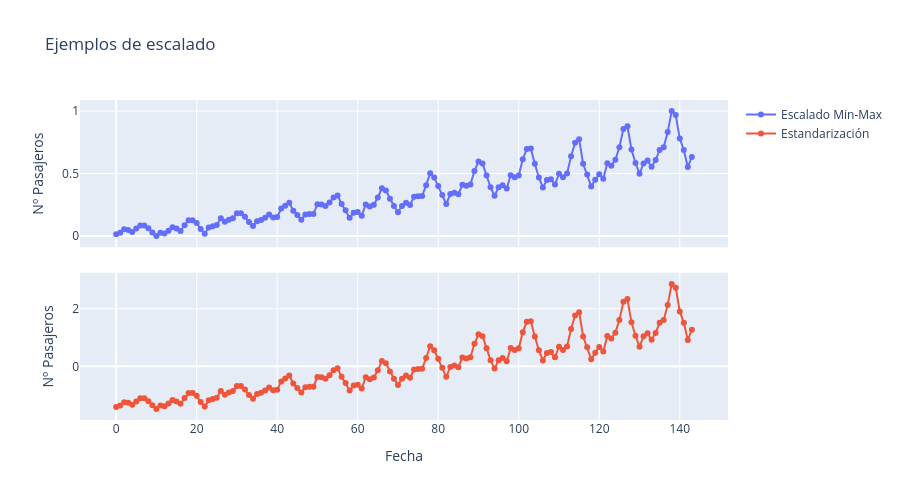

Source (notebook cell):
### Markdown cell above
# Escalado

### Code cell
minmax_scaler = MinMaxScaler()
starndard_scaler = StandardScaler()

df['Min-Max-NumeroPasajeros'] = minmax_scaler.fit_transform(df['NumerPasajeros'].values.reshape(-1,1))
df['Estandar-NumeroPasajeros'] = starndard_scaler.fit_transform(df['NumerPasajeros'].values.reshape(-1,1))

fig = make_subplots(rows=2, cols=1,
                    shared_xaxes=True,
                    vertical_spacing=0.08,
                    )

fig.add_trace(go.Scatter(y=df['Min-Max-NumeroPasajeros'], name="Escalado Min-Max", mode="markers+lines"),
              row=1, col=1)

fig.add_trace(go.Scatter(y=df['Estandar-NumeroPasajeros'], name="Estandarización", mode="markers+lines"),
              row=2, col=1)

fig.update_layout(height=500, width=900,
                  title_text="Ejemplos de escalado"
                  )

fig['layout']['xaxis2']['title']='Fecha'
fig['layout']['yaxis1']['title']='Nº Pasajeros'
fig['layout']['yaxis2']['title']='Nº Pasajeros'
fig.show()

### Figure 1 — Plotly figure (JSON) as saved in the notebook; plotly's stock layout.template omitted (floating-point values rounded to 4 significant figures; data arrays with more than 128 entries replaced by an {"elided": "..."} marker saying what was removed)
{"data": [{"mode": "markers+lines", "name": "Escalado Min-Max", "type": "scatter", "xaxis": "x", "y": {"elided": "144 float values"}, "yaxis": "y"}, {"mode": "markers+lines", "name": "Estandarización", "type": "scatter", "xaxis": "x2", "y": {"elided": "144 float values"}, "yaxis": "y2"}], "layout": {"height": 500, "title": {"text": "Ejemplos de escalado"}, "width": 900, "xaxis": {"anchor": "y", "domain": [0, 1], "matches": "x2", "showticklabels": false}, "xaxis2": {"anchor": "y2", "domain": [0, 1], "title": {"text": "Fecha"}}, "yaxis": {"anchor": "x", "domain": [0.54, 1], "title": {"text": "Nº Pasajeros"}}, "yaxis2": {"anchor": "x2", "domain": [0, 0.46], "title": {"text": "Nº Pasajeros"}}}}
